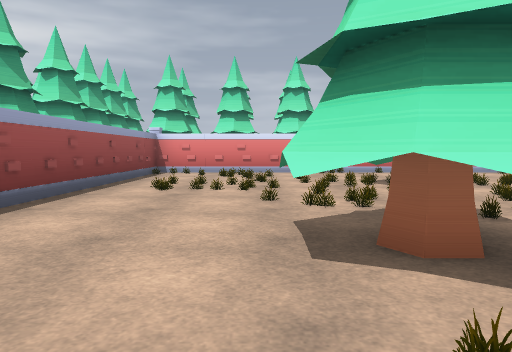
View 1 (above)

24 first-person views from a walk through a 3-D level made in the Godot game engine. The camera is 1.2 m above the floor, tilts 4° down and sees 70° across. The floor is counted in squares, 2 m on a side. Each view is taken from the middle of a square. On the plan, view 1 faces up. The plan holds only what a view shows up to about 10 squares ahead; the rest is blank. The place goes on beyond the plan. Some surface patterns are stand-ins.

View 2
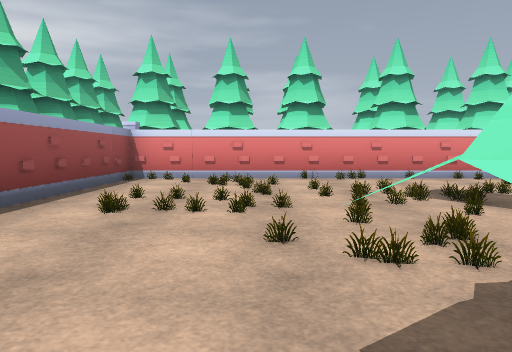

View 3
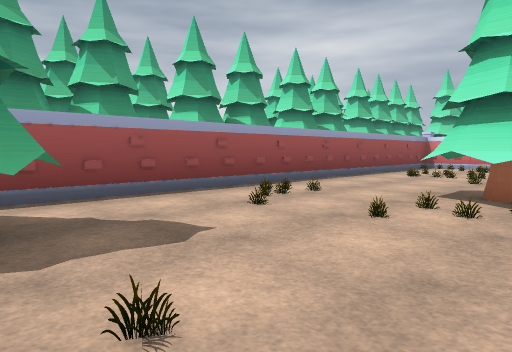

View 4
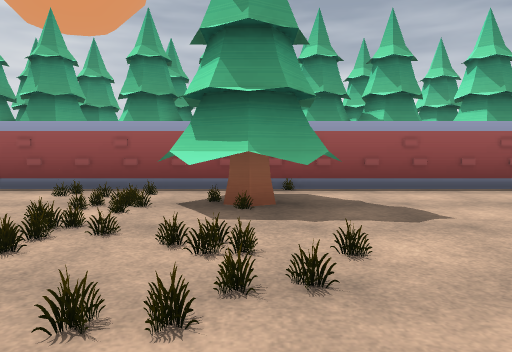

View 5
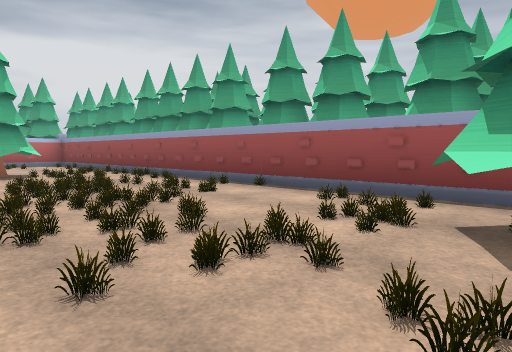

View 6
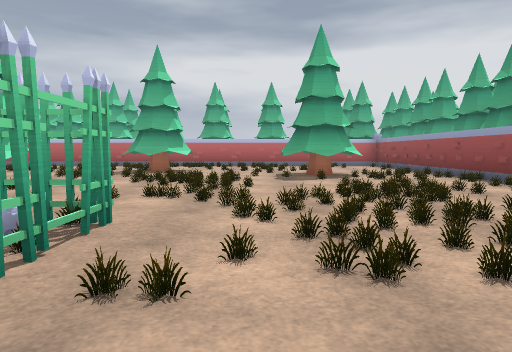

View 7
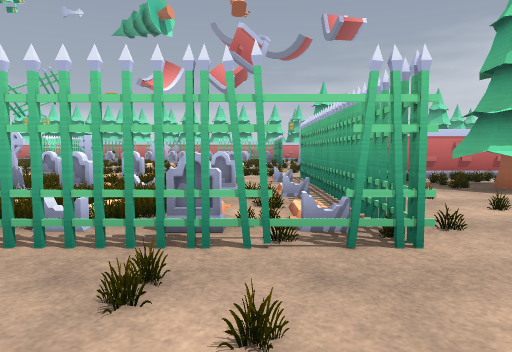

View 8
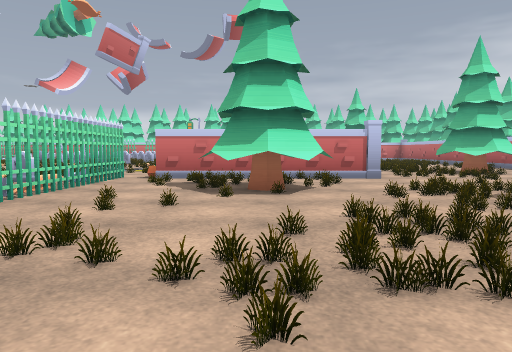

View 9
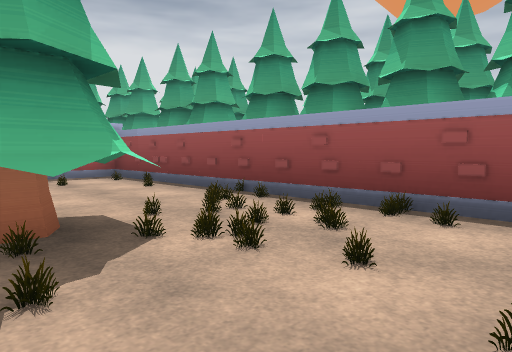

View 10
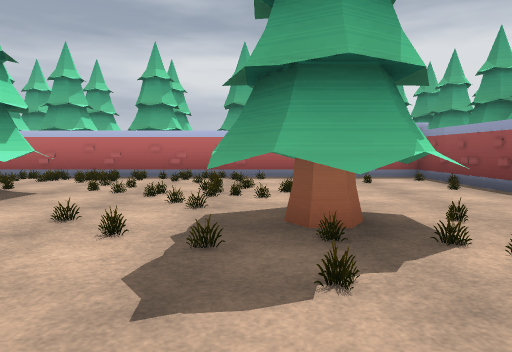

View 11
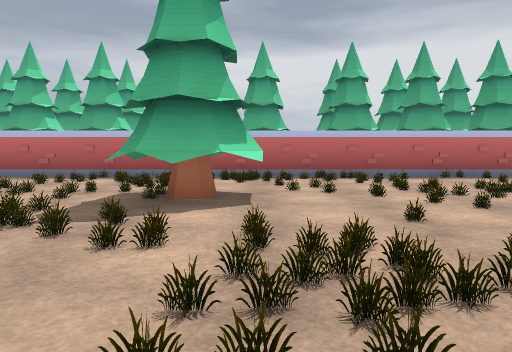

View 12
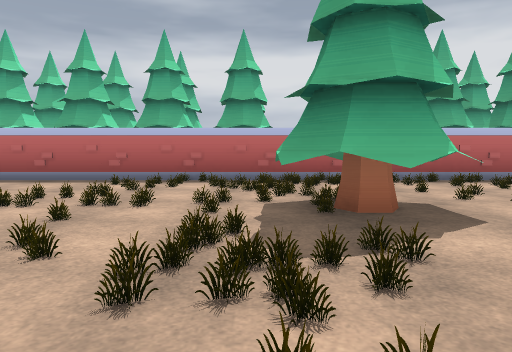

View 13
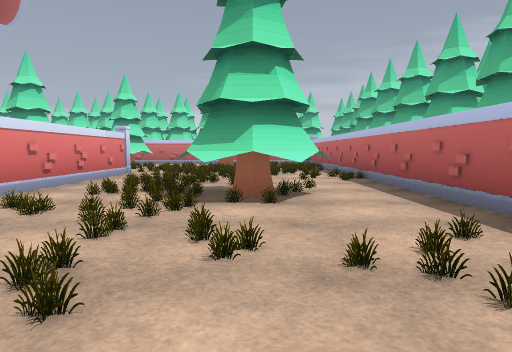

View 14
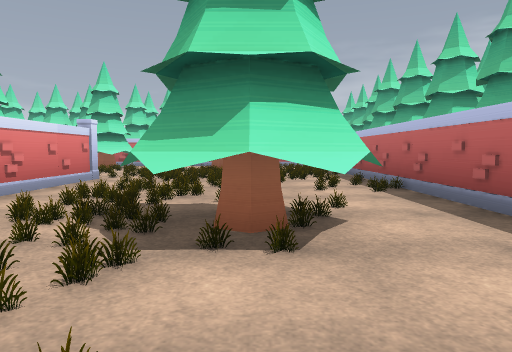

View 15
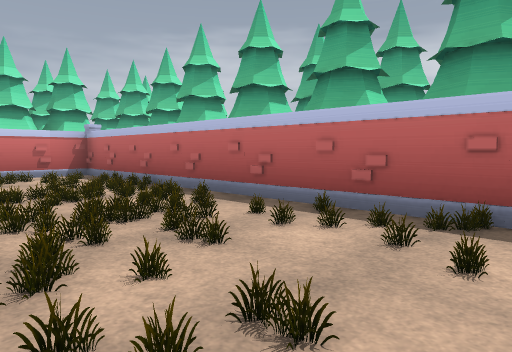

View 16
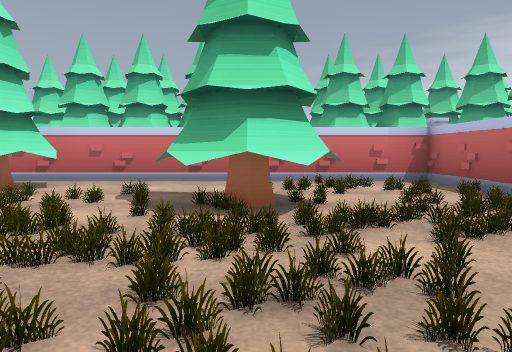

View 17
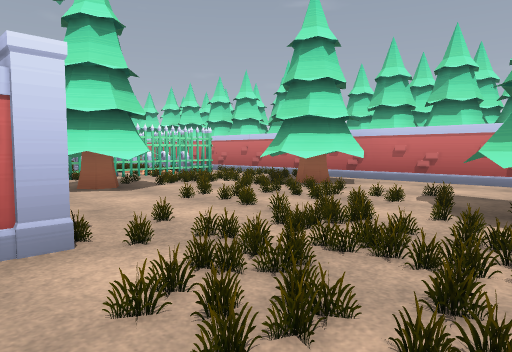

View 18
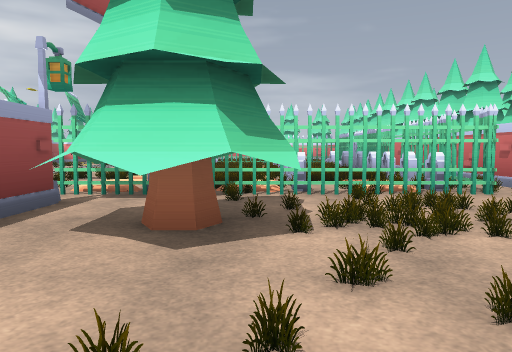

View 19
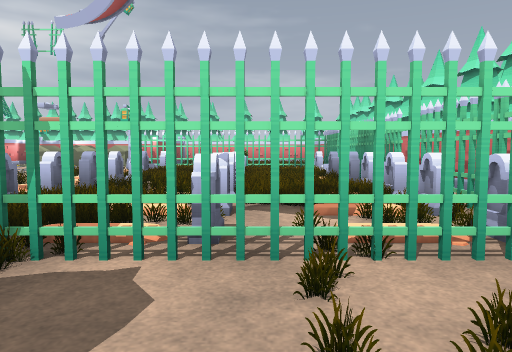

View 20
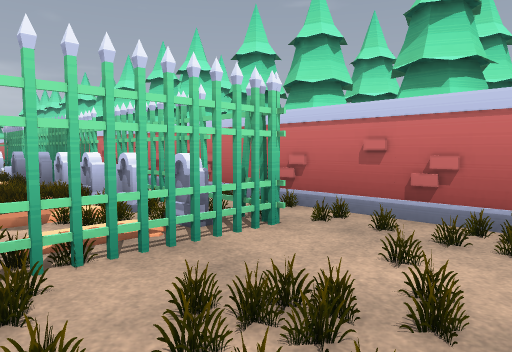

View 21
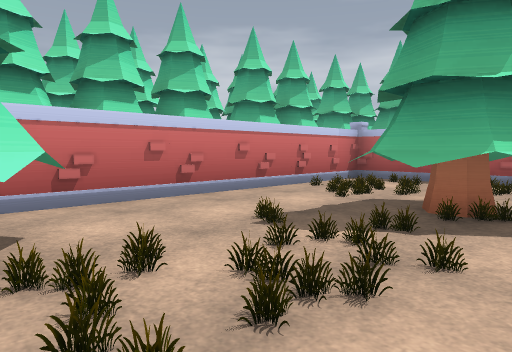

View 22
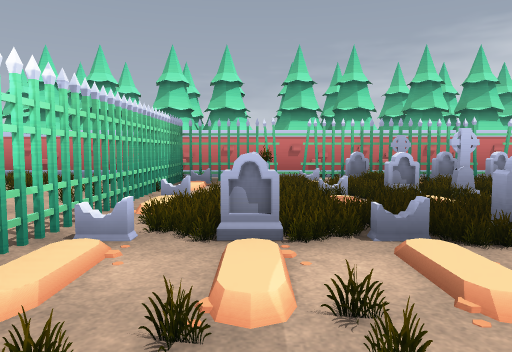

View 23
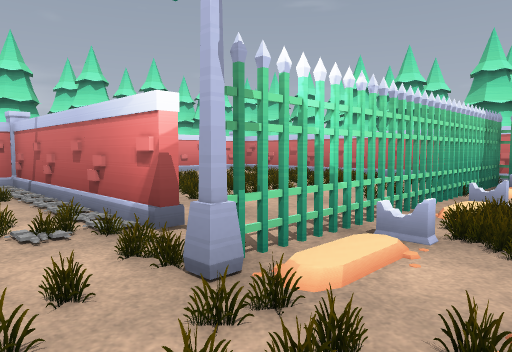

View 24
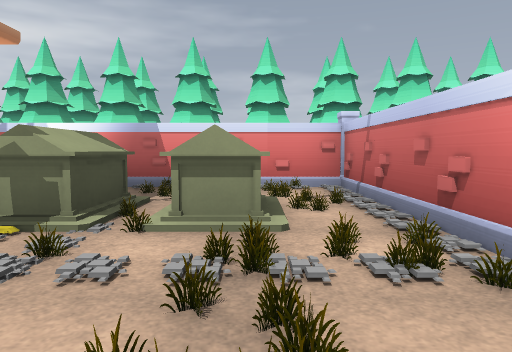

### Floor plan
Key: @ floor where view 1 was taken; # wall or solid block; x gap in a wall; . main floor; : floor 0.25 m higher than the main floor; = window, fence, low wall or low ledge; ^ raised ledge; T pine tree; F fence; M tombstone; O other object.
Columns run from 5 left of view 1 to 24 right of it. Each row starts with its distance up from view 1.
 12 TTT TTTTTT TTTTTTTTTTTTTTTT
 11 TTTTTTTTTT TTTTTTTTTTTTTTTT
 10 TT##########
  9 TT#.........
  8 TT#........      ####
  7 TT#........      ...##      TT
  6 TT#.......       ^.^.#      TT
  5 TT#......        ^.^.#...   TT
  4 TT#......        ....#....  TT
  3 TT#...T.          ......M.M TT
  2 TT#...TT           ..FFFFFF#TT
  1 TT#....            ..#=###F#TT
  0 TT#..@..            .:.xMxO#TT
 -1 TT#.....             x.#x#O#TT
 -2 TT#.T...     x        O#O#F#TT
 -3 OO#TT.... #O O       ...=.##TT
 -4 OO#.T... M#O        ...#=###TT
 -5 TT#.....F.          ...#=###TT
 -6 TT#.....FM.M.M..    ...#=###TT
 -7 TT#......FFFFFF.    .FFFFFF.TT
 -8 TT#...........x      #T.....OO
 -9 TT#...........#      #TT....OO
-10 TT#........TT.#       T...T.TT
-11 TT#.........T.#       ...TT.TT
-12 TT#..T........#      #......TT
-13 TT#..TT.......########......TT
-14 TT#..T....T.............T...TT
-15 TT#......TT.....T.......TT..TT
-16 TT#............TTT......T...TT
-17 TT#.............T...........TT
-18 TT#.........................TT
-19 TTT#########################TT
-20   T TTTTTT TTTTTTTTTTTTTTTTTTT
-21      T T    T T T T T T T T T

Where each view was taken, in squares from view 1:
view 1: 0 up, 0 right, facing up
view 2: 2 up, 0 right, facing up
view 3: 3 down, 2 right, facing up-left
view 4: 3 down, 3 right, facing left
view 5: 3 down, 2 right, facing down-left
view 6: 4 down, 2 right, facing down
view 7: 6 down, 1 right, facing right
view 8: 10 down, 1 right, facing right
view 9: 10 down, 1 right, facing down-left
view 10: 10 down, 1 right, facing down
view 11: 10 down, 4 right, facing down
view 12: 11 down, 6 right, facing down
view 13: 16 down, 6 right, facing right
view 14: 16 down, 8 right, facing right
view 15: 15 down, 13 right, facing down-right
view 16: 15 down, 15 right, facing right
view 17: 15 down, 15 right, facing up-right
view 18: 12 down, 18 right, facing up
view 19: 9 down, 19 right, facing up
view 20: 9 down, 19 right, facing up-right
view 21: 11 down, 18 right, facing down-right
view 22: 1 up, 14 right, facing right
view 23: 1 up, 14 right, facing up-right
view 24: 2 up, 14 right, facing up
